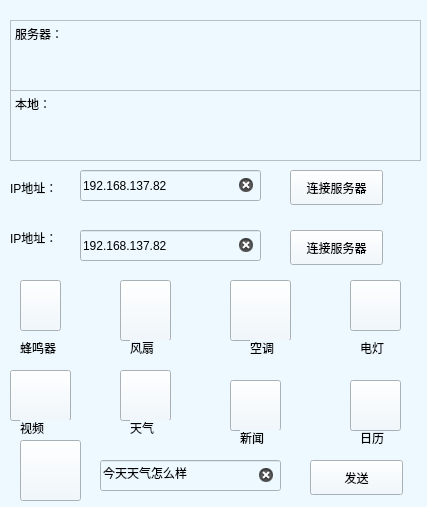
<?xml version="1.0" encoding="UTF-8"?>
<ui version="4.0">
 <class>Widget</class>
 <widget class="QWidget" name="Widget">
  <property name="geometry">
   <rect>
    <x>0</x>
    <y>0</y>
    <width>427</width>
    <height>507</height>
   </rect>
  </property>
  <property name="sizePolicy">
   <sizepolicy hsizetype="Minimum" vsizetype="Minimum">
    <horstretch>0</horstretch>
    <verstretch>0</verstretch>
   </sizepolicy>
  </property>
  <property name="minimumSize">
   <size>
    <width>427</width>
    <height>507</height>
   </size>
  </property>
  <property name="maximumSize">
   <size>
    <width>427</width>
    <height>507</height>
   </size>
  </property>
  <property name="focusPolicy">
   <enum>Qt::StrongFocus</enum>
  </property>
  <property name="windowTitle">
   <string>Widget</string>
  </property>
  <property name="windowIcon">
   <iconset>
    <normaloff>C:/Users/yyb/Desktop/title.ico</normaloff>C:/Users/yyb/Desktop/title.ico</iconset>
  </property>
  <property name="styleSheet">
   <string notr="true">background-color: rgb(237, 248, 255);</string>
  </property>
  <widget class="QPushButton" name="pushButton_kong">
   <property name="geometry">
    <rect>
     <x>230</x>
     <y>280</y>
     <width>61</width>
     <height>61</height>
    </rect>
   </property>
   <property name="sizePolicy">
    <sizepolicy hsizetype="Expanding" vsizetype="Expanding">
     <horstretch>0</horstretch>
     <verstretch>0</verstretch>
    </sizepolicy>
   </property>
   <property name="minimumSize">
    <size>
     <width>0</width>
     <height>0</height>
    </size>
   </property>
   <property name="focusPolicy">
    <enum>Qt::NoFocus</enum>
   </property>
   <property name="toolTip">
    <string>&lt;html&gt;&lt;head/&gt;&lt;body&gt;&lt;p&gt;&lt;br/&gt;&lt;/p&gt;&lt;/body&gt;&lt;/html&gt;</string>
   </property>
   <property name="styleSheet">
    <string notr="true">border-image: url(:/new/prefix1/picture/icons8-air-conditioner-100.png);</string>
   </property>
   <property name="text">
    <string/>
   </property>
   <property name="checkable">
    <bool>true</bool>
   </property>
  </widget>
  <widget class="QPushButton" name="pushButton_tv">
   <property name="geometry">
    <rect>
     <x>20</x>
     <y>280</y>
     <width>41</width>
     <height>51</height>
    </rect>
   </property>
   <property name="sizePolicy">
    <sizepolicy hsizetype="Expanding" vsizetype="Expanding">
     <horstretch>0</horstretch>
     <verstretch>0</verstretch>
    </sizepolicy>
   </property>
   <property name="minimumSize">
    <size>
     <width>0</width>
     <height>0</height>
    </size>
   </property>
   <property name="focusPolicy">
    <enum>Qt::NoFocus</enum>
   </property>
   <property name="acceptDrops">
    <bool>false</bool>
   </property>
   <property name="toolTip">
    <string>&lt;!DOCTYPE HTML PUBLIC &quot;-//W3C//DTD HTML 4.0//EN&quot; &quot;http://www.w3.org/TR/REC-html40/strict.dtd&quot;&gt;
&lt;html&gt;&lt;head&gt;&lt;meta name=&quot;qrichtext&quot; content=&quot;1&quot; /&gt;&lt;style type=&quot;text/css&quot;&gt;
p, li { white-space: pre-wrap; }
&lt;/style&gt;&lt;/head&gt;&lt;body style=&quot; font-family:'SimSun'; font-size:9pt; font-weight:400; font-style:normal;&quot;&gt;
&lt;p style=&quot;-qt-paragraph-type:empty; margin-top:0px; margin-bottom:0px; margin-left:0px; margin-right:0px; -qt-block-indent:0; text-indent:0px;&quot;&gt;&lt;br /&gt;&lt;/p&gt;&lt;/body&gt;&lt;/html&gt;</string>
   </property>
   <property name="whatsThis">
    <string>&lt;html&gt;&lt;head/&gt;&lt;body&gt;&lt;p&gt;&lt;br/&gt;&lt;/p&gt;&lt;/body&gt;&lt;/html&gt;</string>
   </property>
   <property name="autoFillBackground">
    <bool>false</bool>
   </property>
   <property name="styleSheet">
    <string notr="true">border-image: url(:/new/prefix1/beep.png);</string>
   </property>
   <property name="text">
    <string/>
   </property>
   <property name="iconSize">
    <size>
     <width>80</width>
     <height>80</height>
    </size>
   </property>
   <property name="checkable">
    <bool>true</bool>
   </property>
   <property name="autoRepeatDelay">
    <number>300</number>
   </property>
  </widget>
  <widget class="QPushButton" name="pushButton_settings">
   <property name="geometry">
    <rect>
     <x>10</x>
     <y>370</y>
     <width>61</width>
     <height>51</height>
    </rect>
   </property>
   <property name="sizePolicy">
    <sizepolicy hsizetype="Expanding" vsizetype="Expanding">
     <horstretch>0</horstretch>
     <verstretch>0</verstretch>
    </sizepolicy>
   </property>
   <property name="minimumSize">
    <size>
     <width>0</width>
     <height>0</height>
    </size>
   </property>
   <property name="toolTip">
    <string>&lt;html&gt;&lt;head/&gt;&lt;body&gt;&lt;p&gt;发送&lt;/p&gt;&lt;/body&gt;&lt;/html&gt;</string>
   </property>
   <property name="styleSheet">
    <string notr="true">border-image: url(:/new/prefix1/icons8.png);
</string>
   </property>
   <property name="text">
    <string/>
   </property>
  </widget>
  <widget class="QTextBrowser" name="textBrowser_send">
   <property name="geometry">
    <rect>
     <x>10</x>
     <y>90</y>
     <width>411</width>
     <height>71</height>
    </rect>
   </property>
   <property name="sizePolicy">
    <sizepolicy hsizetype="Expanding" vsizetype="Minimum">
     <horstretch>0</horstretch>
     <verstretch>0</verstretch>
    </sizepolicy>
   </property>
   <property name="minimumSize">
    <size>
     <width>0</width>
     <height>0</height>
    </size>
   </property>
   <property name="maximumSize">
    <size>
     <width>16777215</width>
     <height>125</height>
    </size>
   </property>
   <property name="baseSize">
    <size>
     <width>0</width>
     <height>100</height>
    </size>
   </property>
   <property name="html">
    <string>&lt;!DOCTYPE HTML PUBLIC &quot;-//W3C//DTD HTML 4.0//EN&quot; &quot;http://www.w3.org/TR/REC-html40/strict.dtd&quot;&gt;
&lt;html&gt;&lt;head&gt;&lt;meta name=&quot;qrichtext&quot; content=&quot;1&quot; /&gt;&lt;style type=&quot;text/css&quot;&gt;
p, li { white-space: pre-wrap; }
&lt;/style&gt;&lt;/head&gt;&lt;body style=&quot; font-family:'SimSun'; font-size:9pt; font-weight:400; font-style:normal;&quot;&gt;
&lt;p style=&quot; margin-top:0px; margin-bottom:0px; margin-left:0px; margin-right:0px; -qt-block-indent:0; text-indent:0px;&quot;&gt;本地：&lt;/p&gt;&lt;/body&gt;&lt;/html&gt;</string>
   </property>
  </widget>
  <widget class="QTextBrowser" name="textBrowser_receive">
   <property name="geometry">
    <rect>
     <x>10</x>
     <y>20</y>
     <width>411</width>
     <height>71</height>
    </rect>
   </property>
   <property name="sizePolicy">
    <sizepolicy hsizetype="Expanding" vsizetype="Minimum">
     <horstretch>0</horstretch>
     <verstretch>0</verstretch>
    </sizepolicy>
   </property>
   <property name="minimumSize">
    <size>
     <width>0</width>
     <height>0</height>
    </size>
   </property>
   <property name="maximumSize">
    <size>
     <width>16777215</width>
     <height>125</height>
    </size>
   </property>
   <property name="baseSize">
    <size>
     <width>0</width>
     <height>100</height>
    </size>
   </property>
   <property name="html">
    <string>&lt;!DOCTYPE HTML PUBLIC &quot;-//W3C//DTD HTML 4.0//EN&quot; &quot;http://www.w3.org/TR/REC-html40/strict.dtd&quot;&gt;
&lt;html&gt;&lt;head&gt;&lt;meta name=&quot;qrichtext&quot; content=&quot;1&quot; /&gt;&lt;style type=&quot;text/css&quot;&gt;
p, li { white-space: pre-wrap; }
&lt;/style&gt;&lt;/head&gt;&lt;body style=&quot; font-family:'SimSun'; font-size:9pt; font-weight:400; font-style:normal;&quot;&gt;
&lt;p style=&quot; margin-top:0px; margin-bottom:0px; margin-left:0px; margin-right:0px; -qt-block-indent:0; text-indent:0px;&quot;&gt;服务器：&lt;/p&gt;&lt;/body&gt;&lt;/html&gt;</string>
   </property>
  </widget>
  <widget class="QLabel" name="label">
   <property name="geometry">
    <rect>
     <x>10</x>
     <y>180</y>
     <width>61</width>
     <height>16</height>
    </rect>
   </property>
   <property name="text">
    <string>IP地址：</string>
   </property>
  </widget>
  <widget class="QLineEdit" name="lineEdit_ip">
   <property name="geometry">
    <rect>
     <x>80</x>
     <y>170</y>
     <width>181</width>
     <height>31</height>
    </rect>
   </property>
   <property name="sizePolicy">
    <sizepolicy hsizetype="Expanding" vsizetype="Minimum">
     <horstretch>0</horstretch>
     <verstretch>0</verstretch>
    </sizepolicy>
   </property>
   <property name="minimumSize">
    <size>
     <width>10</width>
     <height>25</height>
    </size>
   </property>
   <property name="text">
    <string>192.168.137.82</string>
   </property>
   <property name="clearButtonEnabled">
    <bool>true</bool>
   </property>
  </widget>
  <widget class="QPushButton" name="pushButton_connect">
   <property name="geometry">
    <rect>
     <x>290</x>
     <y>170</y>
     <width>93</width>
     <height>35</height>
    </rect>
   </property>
   <property name="minimumSize">
    <size>
     <width>35</width>
     <height>35</height>
    </size>
   </property>
   <property name="toolTip">
    <string>&lt;html&gt;&lt;head/&gt;&lt;body&gt;&lt;p&gt;输入服务器IP地址后 点击此处连接服务器&lt;/p&gt;&lt;/body&gt;&lt;/html&gt;</string>
   </property>
   <property name="styleSheet">
    <string notr="true"/>
   </property>
   <property name="text">
    <string>连接服务器</string>
   </property>
  </widget>
  <widget class="QPushButton" name="pushButton">
   <property name="geometry">
    <rect>
     <x>20</x>
     <y>440</y>
     <width>61</width>
     <height>61</height>
    </rect>
   </property>
   <property name="sizePolicy">
    <sizepolicy hsizetype="Expanding" vsizetype="Expanding">
     <horstretch>10</horstretch>
     <verstretch>10</verstretch>
    </sizepolicy>
   </property>
   <property name="minimumSize">
    <size>
     <width>22</width>
     <height>35</height>
    </size>
   </property>
   <property name="maximumSize">
    <size>
     <width>16777215</width>
     <height>16777215</height>
    </size>
   </property>
   <property name="baseSize">
    <size>
     <width>25</width>
     <height>40</height>
    </size>
   </property>
   <property name="focusPolicy">
    <enum>Qt::NoFocus</enum>
   </property>
   <property name="toolTip">
    <string>&lt;!DOCTYPE HTML PUBLIC &quot;-//W3C//DTD HTML 4.0//EN&quot; &quot;http://www.w3.org/TR/REC-html40/strict.dtd&quot;&gt;
&lt;html&gt;&lt;head&gt;&lt;meta name=&quot;qrichtext&quot; content=&quot;1&quot; /&gt;&lt;style type=&quot;text/css&quot;&gt;
p, li { white-space: pre-wrap; }
&lt;/style&gt;&lt;/head&gt;&lt;body style=&quot; font-family:'SimSun'; font-size:9pt; font-weight:400; font-style:normal;&quot;&gt;
&lt;p style=&quot;-qt-paragraph-type:empty; margin-top:0px; margin-bottom:0px; margin-left:0px; margin-right:0px; -qt-block-indent:0; text-indent:0px;&quot;&gt;&lt;br /&gt;&lt;/p&gt;&lt;/body&gt;&lt;/html&gt;</string>
   </property>
   <property name="whatsThis">
    <string>&lt;html&gt;&lt;head/&gt;&lt;body&gt;&lt;p&gt;&lt;br/&gt;&lt;/p&gt;&lt;/body&gt;&lt;/html&gt;</string>
   </property>
   <property name="autoFillBackground">
    <bool>false</bool>
   </property>
   <property name="styleSheet">
    <string notr="true">border-image: url(:/new/prefix1/3.ico);</string>
   </property>
   <property name="text">
    <string/>
   </property>
   <property name="iconSize">
    <size>
     <width>80</width>
     <height>80</height>
    </size>
   </property>
   <property name="checkable">
    <bool>true</bool>
   </property>
   <property name="autoRepeatDelay">
    <number>300</number>
   </property>
  </widget>
  <widget class="QPushButton" name="pushButton_deng">
   <property name="geometry">
    <rect>
     <x>350</x>
     <y>280</y>
     <width>51</width>
     <height>51</height>
    </rect>
   </property>
   <property name="sizePolicy">
    <sizepolicy hsizetype="Expanding" vsizetype="Expanding">
     <horstretch>0</horstretch>
     <verstretch>0</verstretch>
    </sizepolicy>
   </property>
   <property name="minimumSize">
    <size>
     <width>0</width>
     <height>0</height>
    </size>
   </property>
   <property name="focusPolicy">
    <enum>Qt::NoFocus</enum>
   </property>
   <property name="acceptDrops">
    <bool>false</bool>
   </property>
   <property name="toolTip">
    <string>&lt;!DOCTYPE HTML PUBLIC &quot;-//W3C//DTD HTML 4.0//EN&quot; &quot;http://www.w3.org/TR/REC-html40/strict.dtd&quot;&gt;
&lt;html&gt;&lt;head&gt;&lt;meta name=&quot;qrichtext&quot; content=&quot;1&quot; /&gt;&lt;style type=&quot;text/css&quot;&gt;
p, li { white-space: pre-wrap; }
&lt;/style&gt;&lt;/head&gt;&lt;body style=&quot; font-family:'SimSun'; font-size:9pt; font-weight:400; font-style:normal;&quot;&gt;
&lt;p style=&quot;-qt-paragraph-type:empty; margin-top:0px; margin-bottom:0px; margin-left:0px; margin-right:0px; -qt-block-indent:0; text-indent:0px;&quot;&gt;&lt;br /&gt;&lt;/p&gt;&lt;/body&gt;&lt;/html&gt;</string>
   </property>
   <property name="whatsThis">
    <string>&lt;html&gt;&lt;head/&gt;&lt;body&gt;&lt;p&gt;&lt;br/&gt;&lt;/p&gt;&lt;/body&gt;&lt;/html&gt;</string>
   </property>
   <property name="autoFillBackground">
    <bool>false</bool>
   </property>
   <property name="styleSheet">
    <string notr="true">border-image: url(:/new/prefix1/picture/icons8-light-on-100.png);</string>
   </property>
   <property name="text">
    <string/>
   </property>
   <property name="iconSize">
    <size>
     <width>80</width>
     <height>80</height>
    </size>
   </property>
   <property name="checkable">
    <bool>true</bool>
   </property>
   <property name="autoRepeatDelay">
    <number>300</number>
   </property>
  </widget>
  <widget class="QPushButton" name="pushButton_fenshan">
   <property name="geometry">
    <rect>
     <x>120</x>
     <y>280</y>
     <width>51</width>
     <height>61</height>
    </rect>
   </property>
   <property name="sizePolicy">
    <sizepolicy hsizetype="Expanding" vsizetype="Expanding">
     <horstretch>0</horstretch>
     <verstretch>0</verstretch>
    </sizepolicy>
   </property>
   <property name="minimumSize">
    <size>
     <width>0</width>
     <height>0</height>
    </size>
   </property>
   <property name="baseSize">
    <size>
     <width>25</width>
     <height>40</height>
    </size>
   </property>
   <property name="focusPolicy">
    <enum>Qt::NoFocus</enum>
   </property>
   <property name="toolTip">
    <string>&lt;!DOCTYPE HTML PUBLIC &quot;-//W3C//DTD HTML 4.0//EN&quot; &quot;http://www.w3.org/TR/REC-html40/strict.dtd&quot;&gt;
&lt;html&gt;&lt;head&gt;&lt;meta name=&quot;qrichtext&quot; content=&quot;1&quot; /&gt;&lt;style type=&quot;text/css&quot;&gt;
p, li { white-space: pre-wrap; }
&lt;/style&gt;&lt;/head&gt;&lt;body style=&quot; font-family:'SimSun'; font-size:9pt; font-weight:400; font-style:normal;&quot;&gt;
&lt;p style=&quot;-qt-paragraph-type:empty; margin-top:0px; margin-bottom:0px; margin-left:0px; margin-right:0px; -qt-block-indent:0; text-indent:0px;&quot;&gt;&lt;br /&gt;&lt;/p&gt;&lt;/body&gt;&lt;/html&gt;</string>
   </property>
   <property name="whatsThis">
    <string>&lt;html&gt;&lt;head/&gt;&lt;body&gt;&lt;p&gt;&lt;br/&gt;&lt;/p&gt;&lt;/body&gt;&lt;/html&gt;</string>
   </property>
   <property name="autoFillBackground">
    <bool>false</bool>
   </property>
   <property name="styleSheet">
    <string notr="true">border-image: url(:/new/prefix1/fens2 - 副本.ico);</string>
   </property>
   <property name="text">
    <string/>
   </property>
   <property name="iconSize">
    <size>
     <width>80</width>
     <height>80</height>
    </size>
   </property>
   <property name="checkable">
    <bool>true</bool>
   </property>
   <property name="autoRepeatDelay">
    <number>300</number>
   </property>
  </widget>
  <widget class="QLabel" name="label_2">
   <property name="geometry">
    <rect>
     <x>250</x>
     <y>340</y>
     <width>61</width>
     <height>16</height>
    </rect>
   </property>
   <property name="text">
    <string>空调</string>
   </property>
  </widget>
  <widget class="QLabel" name="label_3">
   <property name="geometry">
    <rect>
     <x>20</x>
     <y>420</y>
     <width>61</width>
     <height>16</height>
    </rect>
   </property>
   <property name="text">
    <string>视频</string>
   </property>
  </widget>
  <widget class="QLabel" name="label_4">
   <property name="geometry">
    <rect>
     <x>20</x>
     <y>340</y>
     <width>61</width>
     <height>16</height>
    </rect>
   </property>
   <property name="text">
    <string>蜂鸣器</string>
   </property>
  </widget>
  <widget class="QLabel" name="label_5">
   <property name="geometry">
    <rect>
     <x>360</x>
     <y>340</y>
     <width>61</width>
     <height>16</height>
    </rect>
   </property>
   <property name="text">
    <string>电灯</string>
   </property>
  </widget>
  <widget class="QLabel" name="label_6">
   <property name="geometry">
    <rect>
     <x>130</x>
     <y>340</y>
     <width>61</width>
     <height>16</height>
    </rect>
   </property>
   <property name="text">
    <string>风扇</string>
   </property>
  </widget>
  <widget class="QPushButton" name="pushButton_weather">
   <property name="geometry">
    <rect>
     <x>120</x>
     <y>370</y>
     <width>51</width>
     <height>51</height>
    </rect>
   </property>
   <property name="sizePolicy">
    <sizepolicy hsizetype="Expanding" vsizetype="Expanding">
     <horstretch>0</horstretch>
     <verstretch>0</verstretch>
    </sizepolicy>
   </property>
   <property name="minimumSize">
    <size>
     <width>0</width>
     <height>0</height>
    </size>
   </property>
   <property name="toolTip">
    <string>&lt;html&gt;&lt;head/&gt;&lt;body&gt;&lt;p&gt;发送&lt;/p&gt;&lt;/body&gt;&lt;/html&gt;</string>
   </property>
   <property name="styleSheet">
    <string notr="true">border-image: url(:/new/prefix1/picture/weather80.png);</string>
   </property>
   <property name="text">
    <string/>
   </property>
  </widget>
  <widget class="QLabel" name="label_7">
   <property name="geometry">
    <rect>
     <x>130</x>
     <y>420</y>
     <width>61</width>
     <height>16</height>
    </rect>
   </property>
   <property name="text">
    <string>天气</string>
   </property>
  </widget>
  <widget class="QPushButton" name="pushButton_webnew">
   <property name="geometry">
    <rect>
     <x>230</x>
     <y>380</y>
     <width>51</width>
     <height>51</height>
    </rect>
   </property>
   <property name="sizePolicy">
    <sizepolicy hsizetype="Expanding" vsizetype="Expanding">
     <horstretch>0</horstretch>
     <verstretch>0</verstretch>
    </sizepolicy>
   </property>
   <property name="minimumSize">
    <size>
     <width>0</width>
     <height>0</height>
    </size>
   </property>
   <property name="toolTip">
    <string>&lt;html&gt;&lt;head/&gt;&lt;body&gt;&lt;p&gt;发送&lt;/p&gt;&lt;/body&gt;&lt;/html&gt;</string>
   </property>
   <property name="styleSheet">
    <string notr="true">border-image: url(:/new/prefix1/picture/icons8-news-100.png);</string>
   </property>
   <property name="text">
    <string/>
   </property>
  </widget>
  <widget class="QLabel" name="label_8">
   <property name="geometry">
    <rect>
     <x>240</x>
     <y>430</y>
     <width>61</width>
     <height>16</height>
    </rect>
   </property>
   <property name="text">
    <string>新闻</string>
   </property>
  </widget>
  <widget class="QLabel" name="label_9">
   <property name="geometry">
    <rect>
     <x>360</x>
     <y>430</y>
     <width>61</width>
     <height>16</height>
    </rect>
   </property>
   <property name="text">
    <string>日历</string>
   </property>
  </widget>
  <widget class="QPushButton" name="pushButton_2">
   <property name="geometry">
    <rect>
     <x>350</x>
     <y>380</y>
     <width>51</width>
     <height>51</height>
    </rect>
   </property>
   <property name="styleSheet">
    <string notr="true">border-image: url(:/new/prefix1/picture/rili.png);</string>
   </property>
   <property name="text">
    <string/>
   </property>
  </widget>
  <widget class="QLineEdit" name="lineEdit_question">
   <property name="geometry">
    <rect>
     <x>100</x>
     <y>460</y>
     <width>181</width>
     <height>31</height>
    </rect>
   </property>
   <property name="sizePolicy">
    <sizepolicy hsizetype="Expanding" vsizetype="Minimum">
     <horstretch>0</horstretch>
     <verstretch>0</verstretch>
    </sizepolicy>
   </property>
   <property name="minimumSize">
    <size>
     <width>10</width>
     <height>25</height>
    </size>
   </property>
   <property name="text">
    <string>今天天气怎么样</string>
   </property>
   <property name="clearButtonEnabled">
    <bool>true</bool>
   </property>
  </widget>
  <widget class="QPushButton" name="pushButton_send">
   <property name="geometry">
    <rect>
     <x>310</x>
     <y>460</y>
     <width>93</width>
     <height>35</height>
    </rect>
   </property>
   <property name="minimumSize">
    <size>
     <width>35</width>
     <height>35</height>
    </size>
   </property>
   <property name="toolTip">
    <string>&lt;html&gt;&lt;head/&gt;&lt;body&gt;&lt;p&gt;输入服务器IP地址后 点击此处连接服务器&lt;/p&gt;&lt;/body&gt;&lt;/html&gt;</string>
   </property>
   <property name="styleSheet">
    <string notr="true"/>
   </property>
   <property name="text">
    <string>发送</string>
   </property>
  </widget>
  <widget class="QLabel" name="label_10">
   <property name="geometry">
    <rect>
     <x>10</x>
     <y>230</y>
     <width>61</width>
     <height>16</height>
    </rect>
   </property>
   <property name="text">
    <string>IP地址：</string>
   </property>
  </widget>
  <widget class="QLineEdit" name="lineEdit_ip_2">
   <property name="geometry">
    <rect>
     <x>80</x>
     <y>230</y>
     <width>181</width>
     <height>31</height>
    </rect>
   </property>
   <property name="sizePolicy">
    <sizepolicy hsizetype="Expanding" vsizetype="Minimum">
     <horstretch>0</horstretch>
     <verstretch>0</verstretch>
    </sizepolicy>
   </property>
   <property name="minimumSize">
    <size>
     <width>10</width>
     <height>25</height>
    </size>
   </property>
   <property name="text">
    <string>192.168.137.82</string>
   </property>
   <property name="clearButtonEnabled">
    <bool>true</bool>
   </property>
  </widget>
  <widget class="QPushButton" name="pushButton_connect_2">
   <property name="geometry">
    <rect>
     <x>290</x>
     <y>230</y>
     <width>93</width>
     <height>35</height>
    </rect>
   </property>
   <property name="minimumSize">
    <size>
     <width>35</width>
     <height>35</height>
    </size>
   </property>
   <property name="toolTip">
    <string>&lt;html&gt;&lt;head/&gt;&lt;body&gt;&lt;p&gt;输入服务器IP地址后 点击此处连接服务器&lt;/p&gt;&lt;/body&gt;&lt;/html&gt;</string>
   </property>
   <property name="styleSheet">
    <string notr="true"/>
   </property>
   <property name="text">
    <string>连接服务器</string>
   </property>
  </widget>
  <zorder>textBrowser_send</zorder>
  <zorder>textBrowser_receive</zorder>
  <zorder>label</zorder>
  <zorder>lineEdit_ip</zorder>
  <zorder>pushButton_connect</zorder>
  <zorder>pushButton</zorder>
  <zorder>pushButton_deng</zorder>
  <zorder>pushButton_tv</zorder>
  <zorder>pushButton_fenshan</zorder>
  <zorder>pushButton_kong</zorder>
  <zorder>pushButton_settings</zorder>
  <zorder>label_2</zorder>
  <zorder>label_3</zorder>
  <zorder>label_4</zorder>
  <zorder>label_5</zorder>
  <zorder>label_6</zorder>
  <zorder>pushButton_weather</zorder>
  <zorder>label_7</zorder>
  <zorder>pushButton_webnew</zorder>
  <zorder>label_8</zorder>
  <zorder>label_9</zorder>
  <zorder>pushButton_2</zorder>
  <zorder>lineEdit_question</zorder>
  <zorder>pushButton_send</zorder>
  <zorder>label_10</zorder>
  <zorder>lineEdit_ip_2</zorder>
  <zorder>pushButton_connect_2</zorder>
 </widget>
 <layoutdefault spacing="6" margin="11"/>
 <resources/>
 <connections/>
</ui>
